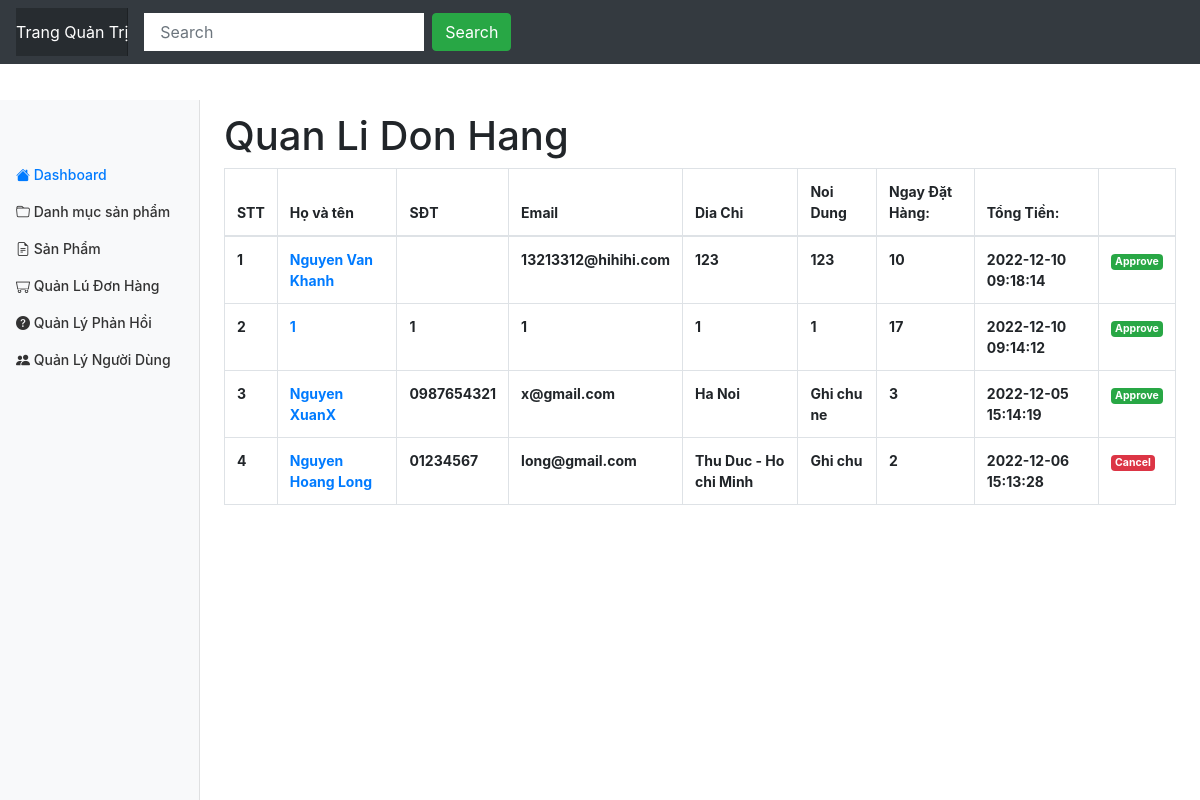
The app's page /admin/order/index.php (signed in) with its own data.
### tables this page shows
CREATE TABLE `orders` (
  `id` int(11) NOT NULL,
  `user_id` int(11) DEFAULT NULL,
  `fullname` varchar(50) DEFAULT NULL,
  `email` varchar(150) DEFAULT NULL,
  `phone_number` varchar(20) DEFAULT NULL,
  `address` varchar(200) DEFAULT NULL,
  `note` varchar(1000) DEFAULT NULL,
  `order_date` datetime DEFAULT NULL,
  `status` int(11) DEFAULT NULL,
  `total_money` int(11) DEFAULT NULL
);

### database/dbhelper.php (called while the page is built, shortened)
<?php
function executeResult($sql,$isSingle = false){
	$data = null;
	$conn = mysqli_connect(HOST,USERNAME,PASSWORD,DATABASE);
	mysqli_set_charset($conn,'utf8');
	$resultset = mysqli_query($conn,$sql);
	if($isSingle){
		$data = mysqli_fetch_array($resultset,1);
	}else{
		$data = [];
		while(($row = mysqli_fetch_array($resultset,1)) != null){
			$data[] = $row;
		}
	}
	return $data;
}

### admin/order/index.php (the view, shortened to what this page needs)
<?php
    require_once'..\layouts\header.php';
     $sql = "select * from orders order by status asc,order_date desc";
    $data = executeResult($sql);
?>
<div class="row">
  <div class="col-md-12 table-responsive">
    <h1>Quan Li Don Hang</h1>
    <table class="table table-bordered table-hover">
      <thead>
        <tr>
          <th>STT</th>
          <th>Họ và tên</th>
          <th>SĐT</th>
          <th>Email</th>
          <th>Dia Chi</th>
          <th>Noi Dung</th>
          <th>Ngay Đặt Hàng:</th>
          <th>Tổng Tiền:</th>
          <th style="width: 50px;"></th>
        </tr>
      </thead>
<tbody>
  <?php
  $index = 0;
foreach ($data as $item) {
  echo '<tr>
          <th>'.(++$index).'</th>
          <th><a href="detail.php?id='.$item['id'].'">'.$item['fullname'].'</a></th>
          <th>'.$item['phone_number'].'</th>
          <th>'.$item['email'].'</th>
          <th>'.$item['address'].'</th>
          <th>'.$item['note'].'</th>
          <th>'.$item['total_money'].'</th>
           <th>'.$item['order_date'].'</th>
          <th style="width: 50px">';
          if($item['status'] ==0){
            echo '<button onclick="changeStautus('.$item['id'].',1)" class="btn btn-sm btn-success">Approve</button>
            <button onclick="changeStautus('.$item['id'].',2)" class="btn btn-sm btn-danger">Cancel</button>';
          }else if($item['status'] ==1){
            echo'<label class="badge badge-success">Approve</label>';
          }else{
            echo'<label class="badge badge-danger">Cancel</label>';
          }
          echo '</th>
        </tr>';
}
  ?>
</tbody>
    </table>
  </div>
</div>
<?php
     require_once'..\layouts\footer.php';
 ?>

### assets/css/dashboard.css (style rules this page uses)
body { font-size: .875rem; }

### records on screen
orders: fullname "Nguyen Van Khanh", email "13213312@hihihi.com", address "123", note "123", total_money "10", order_date "2022-12-10 09:18:14", status "Approve"
orders: fullname "1", phone_number "1", email "1", address "1", note "1", total_money "17", order_date "2022-12-10 09:14:12", status "Approve"
orders: fullname "Nguyen XuanX", phone_number "0987654321", email "x@gmail.com", address "Ha Noi", note "Ghi chu ne", total_money "3", order_date "2022-12-05 15:14:19", status "Approve"
orders: fullname "Nguyen Hoang Long", phone_number "01234567", email "long@gmail.com", address "Thu Duc - Ho chi Minh", note "Ghi chu", total_money "2", order_date "2022-12-06 15:13:28", status "Cancel"
